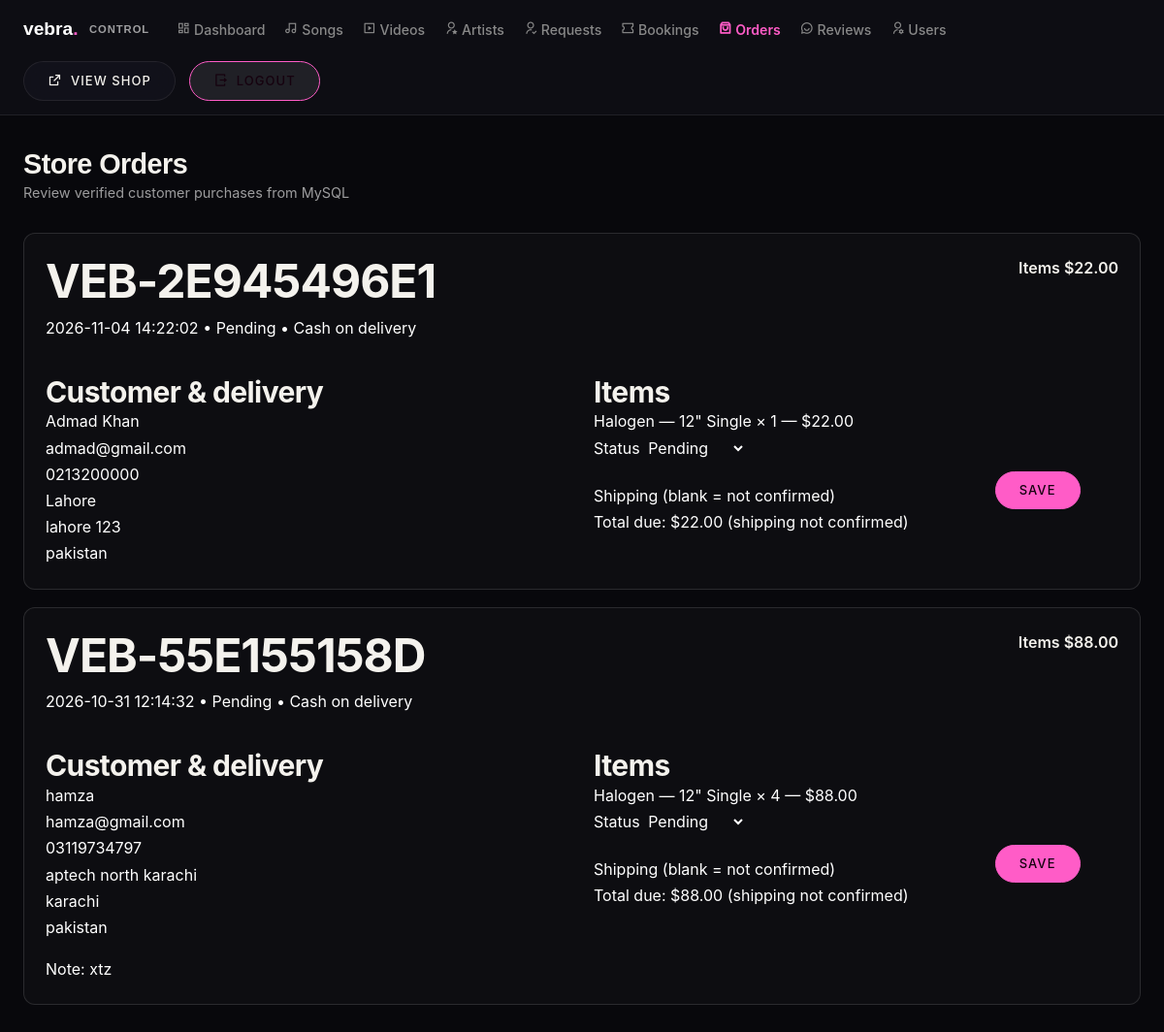
The app's page /admin/orders.php (signed in) with its own data.
### tables this page shows
CREATE TABLE `store_orders` (
  `id` bigint(20) UNSIGNED NOT NULL,
  `order_number` varchar(24) NOT NULL,
  `customer_name` varchar(150) NOT NULL,
  `customer_email` varchar(254) NOT NULL,
  `customer_phone` varchar(40) NOT NULL,
  `address_line1` varchar(255) NOT NULL,
  `address_line2` varchar(255) DEFAULT NULL,
  `city` varchar(120) NOT NULL,
  `region` varchar(120) DEFAULT NULL,
  `postal_code` varchar(32) DEFAULT NULL,
  `country` varchar(120) NOT NULL,
  `customer_note` text DEFAULT NULL,
  `payment_method` varchar(32) NOT NULL DEFAULT 'cash_on_delivery',
  `status` varchar(32) NOT NULL DEFAULT 'pending',
  `subtotal` decimal(10,2) NOT NULL,
  `shipping_amount` decimal(10,2) DEFAULT NULL,
  `total_amount` decimal(10,2) NOT NULL,
  `created_at` timestamp NOT NULL DEFAULT current_timestamp(),
  `updated_at` timestamp NOT NULL DEFAULT current_timestamp() ON UPDATE current_timestamp()
);

CREATE TABLE `store_order_items` (
  `id` bigint(20) UNSIGNED NOT NULL,
  `order_id` bigint(20) UNSIGNED NOT NULL,
  `product_key` varchar(80) NOT NULL,
  `sku` varchar(80) NOT NULL,
  `product_name` varchar(200) NOT NULL,
  `product_size` varchar(16) DEFAULT NULL,
  `unit_price` decimal(10,2) NOT NULL,
  `quantity` int(10) UNSIGNED NOT NULL,
  `line_total` decimal(10,2) NOT NULL
);

### includes/db.php (called while the page is built, shortened)
<?php
if (!function_exists('e')) {
    function e($value): string
    {
        return htmlspecialchars((string) $value, ENT_QUOTES, 'UTF-8');
    }
}

### admin/orders.php (the view, shortened to what this page needs)
<?php
require_once __DIR__ . '/../includes/db.php';
$statuses = ['pending', 'processing', 'completed', 'cancelled'];
$orders = [];
$resOrders = mysqli_query($conn, 'SELECT * FROM store_orders ORDER BY created_at DESC, id DESC LIMIT 100');
if ($resOrders) {
    while ($row = mysqli_fetch_assoc($resOrders)) {
        $orders[] = $row;
    }
}
$orderItems = [];
if (!empty($orders)) {
    $orderIds = array_map(function($o) { return (int)$o['id']; }, $orders);
    $placeholders = implode(',', array_fill(0, count($orderIds), '?'));
    $types = str_repeat('i', count($orderIds));
    $itemStmt = mysqli_prepare($conn, "SELECT * FROM store_order_items WHERE order_id IN ($placeholders) ORDER BY order_id DESC, id ASC");
    if ($itemStmt) {
        mysqli_stmt_bind_param($itemStmt, $types, ...$orderIds);
        mysqli_stmt_execute($itemStmt);
        $resItems = mysqli_stmt_get_result($itemStmt);
        while ($item = mysqli_fetch_assoc($resItems)) {
            $orderItems[(int)$item['order_id']][] = $item;
        }
    }
}
?>
<!DOCTYPE html>
<html lang="en">
<head>
    <link rel="stylesheet" href="../assets/css/vendor/bootstrap-grid.min.css">
    <link rel="stylesheet" href="../assets/icon-fonts/remixicon/remixicon.css">
    <link rel="stylesheet" href="../assets/css/main.css">
</head>
<body class="theme-magenta" style="background:#08080C; margin:0; padding:0; color:#fff;">
    <header style="background: rgba(14, 14, 20, 0.96); border-bottom: 1px solid rgba(255,255,255,0.08); padding: 14px 0; position: sticky; top: 0; z-index: 100; backdrop-filter: blur(12px);">
        <div class="container-vebra">
            <div style="display: flex; align-items: center; justify-content: space-between; width: 100%; flex-wrap: wrap; gap: 16px;">
                <div style="display: flex; align-items: center; gap: 28px; flex-wrap: wrap;">
                    <a href="index.php" style="font-family: 'Unbounded', sans-serif; font-weight: 800; font-size: 1.2rem; color: #fff; text-decoration: none;">
                        vebra<span style="color:var(--accent, #FF2E93);">.</span> <span style="font-size:0.7rem; font-weight:600; opacity:0.6; text-transform:uppercase; letter-spacing:1px; margin-left:6px; vertical-align: middle;">Control</span>
                    </a>
                    <ul style="display: flex; gap: 20px; align-items: center; list-style: none; margin: 0; padding: 0; flex-wrap: wrap;">
                        <li><a href="index.php" style="color: #888; text-decoration: none; font-size: 0.88rem; font-weight: 500;"><i class="ri-dashboard-line"></i> Dashboard</a></li>
                        <li><a href="songs.php" style="color: #888; text-decoration: none; font-size: 0.88rem; font-weight: 500;"><i class="ri-music-2-line"></i> Songs</a></li>
                        <li><a href="videos.php" style="color: #888; text-decoration: none; font-size: 0.88rem; font-weight: 500;"><i class="ri-video-line"></i> Videos</a></li>
                        <li><a href="artists.php" style="color: #888; text-decoration: none; font-size: 0.88rem; font-weight: 500;"><i class="ri-user-star-line"></i> Artists</a></li>
                        <li><a href="artist-requests.php" style="color: #888; text-decoration: none; font-size: 0.88rem; font-weight: 500;"><i class="ri-user-follow-line"></i> Requests</a></li>
                        <li><a href="bookings.php" style="color: #888; text-decoration: none; font-size: 0.88rem; font-weight: 500;"><i class="ri-ticket-line"></i> Bookings</a></li>
                        <li><a href="orders.php" style="color: var(--accent, #FF2E93); text-decoration: none; font-size: 0.88rem; font-weight: 600;"><i class="ri-shopping-bag-3-line"></i> Orders</a></li>
                        <li><a href="reviews.php" style="color: #888; text-decoration: none; font-size: 0.88rem; font-weight: 500;"><i class="ri-chat-smile-2-line"></i> Reviews</a></li>
                        <li><a href="users.php" style="color: #888; text-decoration: none; font-size: 0.88rem; font-weight: 500;"><i class="ri-user-settings-line"></i> Users</a></li>
                    </ul>
                </div>
                <div style="display: flex; align-items: center; gap: 14px;">
                    <a href="../shop-page.php" class="btn btn--glass btn--sm" target="_blank"><span class="btn__label"><i class="ri-external-link-line"></i> View Shop</span></a>
                    <a href="../auth/logout.php" class="btn btn--solid btn--sm" style="background: rgba(255,255,255,0.08);"><span class="btn__label"><i class="ri-logout-box-r-line"></i> Logout</span></a>
                </div>
            </div>
        </div>
    </header>
    <main class="container-vebra" style="padding-top:36px; padding-bottom:64px;">
        <div style="display:flex; justify-content:space-between; align-items:center; gap:16px; flex-wrap:wrap; margin-bottom:28px;">
            <div>
                <h1 style="margin:0; font-size: 1.8rem; font-family:'Unbounded', sans-serif; font-weight:800;">Store Orders</h1>
                <p style="margin:4px 0 0; color:rgba(255,255,255,0.6); font-size:0.9rem;">Review verified customer purchases from MySQL</p>
            </div>
        </div>
        <?php if (!$orders): ?>
            <p>No store orders have been placed yet.</p>
        <?php else: ?>
            <div style="display:grid; gap:18px;">
                <?php foreach ($orders as $order): ?>
                    <article style="padding:22px; border:1px solid rgba(255,255,255,.12); border-radius:12px; background:rgba(255,255,255,.025);">
                        <div style="display:flex; justify-content:space-between; gap:16px; flex-wrap:wrap;">
                            <div>
                                <h2 style="margin:0 0 8px;"><?= e($order['order_number']) ?></h2>
                                <p style="margin:0;"><?= e($order['created_at']) ?> &bull; <?= e(ucfirst($order['status'])) ?> &bull; Cash on delivery</p>
                            </div>
                            <strong>Items $<?= e(number_format((float)$order['subtotal'], 2)) ?></strong>
                        </div>
                        <div class="row g-4" style="margin-top:12px;">
                            <div class="col-lg-6">
                                <h3>Customer & delivery</h3>
                                <p>
                                    <?= e($order['customer_name']) ?><br>
                                    <?= e($order['customer_email']) ?><br>
                                    <?= e($order['customer_phone']) ?><br>
                                    <?= e($order['address_line1']) ?><br>
                                    <?= e($order['city']) ?><?= $order['region'] ? ', ' . e($order['region']) : '' ?>
                                    <?= $order['postal_code'] ? ' ' . e($order['postal_code']) : '' ?><br>
                                    <?= e($order['country']) ?>
                                </p>
                                <?php if ($order['customer_note']): ?><p>Note: <?= nl2br(e($order['customer_note'])) ?></p><?php endif; ?>
                            </div>
                            <div class="col-lg-6">
                                <h3>Items</h3>
                                <ul>
                                    <?php foreach ($orderItems[(int)$order['id']] ?? [] as $item): ?>
                                        <li>
                                            <?= e($item['product_name']) ?>
                                            &times; <?= (int)$item['quantity'] ?> &mdash;
                                            $<?= e(number_format((float)$item['line_total'], 2)) ?>
                                        </li>
                                    <?php endforeach; ?>
                                </ul>
                                <form method="post" action="orders.php" style="display:flex; gap:10px; align-items:flex-end; flex-wrap:wrap;">
                                    <label>Status
                                        <select name="status">
                                            <?php foreach ($statuses as $status): ?>
                                                <option value="<?= e($status) ?>" <?= $order['status'] === $status ? 'selected' : '' ?>><?= e(ucfirst($status)) ?></option>
                                            <?php endforeach; ?>
                                        </select>
                                    </label>
                                    <label>Shipping (blank = not confirmed)
                                        <input type="number" name="shipping_amount" min="0" max="999999.99" step="0.01"
                                            value="<?= $order['shipping_amount'] === null ? '' : e(number_format((float)$order['shipping_amount'], 2, '.', '')) ?>">
                                    </label>
                                    <button type="submit" class="btn btn--solid btn--sm"><span class="btn__label">Save</span></button>
                                </form>
                                <p>Total due: $<?= e(number_format((float)$order['total_amount'], 2)) ?>
                                    <?= $order['shipping_amount'] === null ? '(shipping not confirmed)' : '(including shipping)' ?>
                                </p>
                            </div>
                        </div>
                    </article>
                <?php endforeach; ?>
            </div>
        <?php endif; ?>
    </main>
</body>
</html>

### records on screen
store_orders: order_number "VEB-2E945496E1", created_at "2026-11-04 14:22:02", status "Pending", subtotal "22.00", customer_name "Admad Khan", customer_email "admad@gmail.com", customer_phone "0213200000", address_line1 "Lahore", city "lahore", postal_code "123", country "pakistan", total_amount "22.00", shows "(shipping not confirmed)"
store_order_items: product_name "Halogen — 12\" Single", quantity "1", line_total "22.00"
store_orders: order_number "VEB-55E155158D", created_at "2026-10-31 12:14:32", status "Pending", subtotal "88.00", customer_name "hamza", customer_email "hamza@gmail.com", customer_phone "03119734797", address_line1 "aptech north karachi", city "karachi", country "pakistan", customer_note "xtz", total_amount "88.00", shows "(shipping not confirmed)"
store_order_items: product_name "Halogen — 12\" Single", quantity "4", line_total "88.00"
